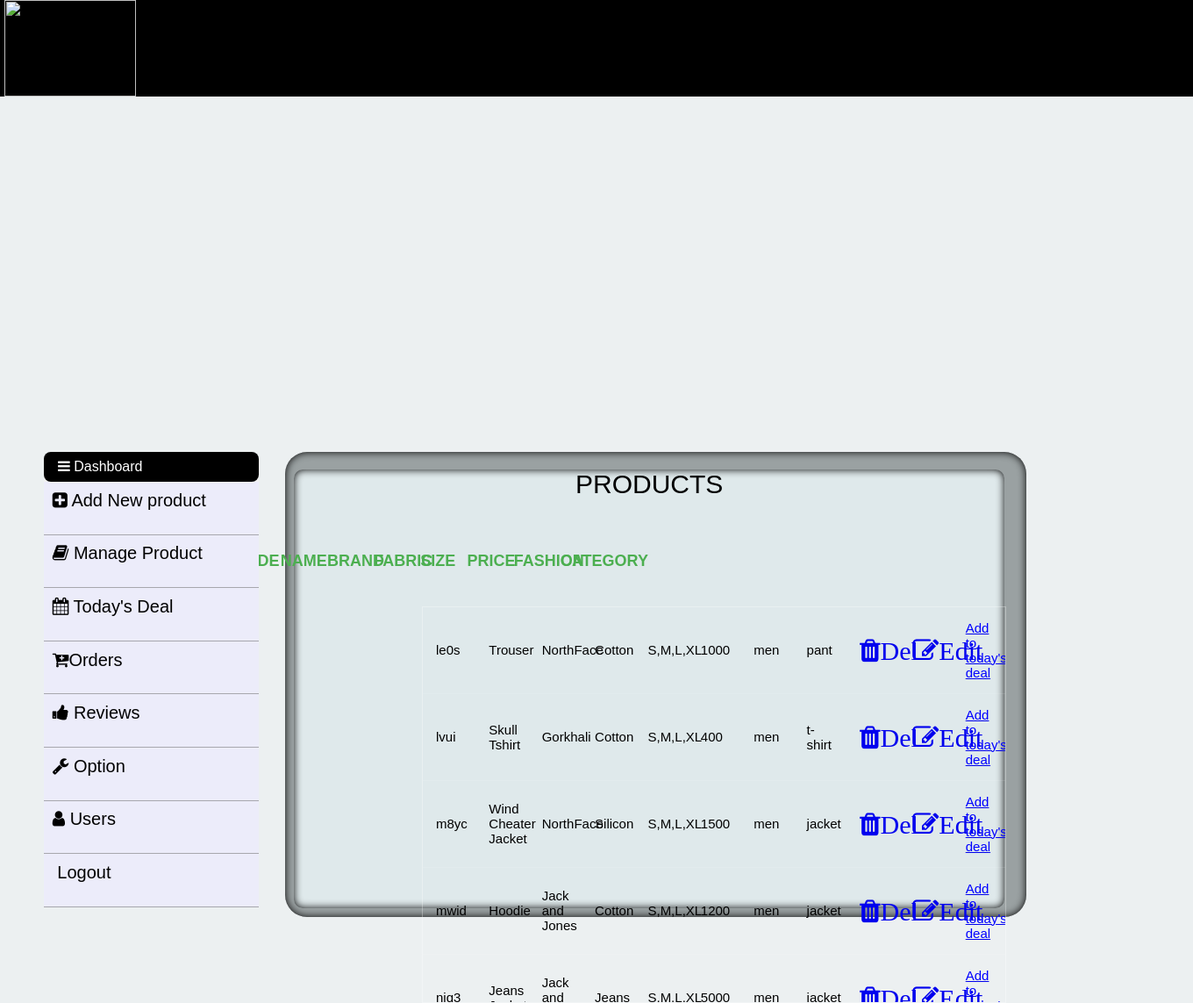
The app's page /adminnew.php with its own data.
### tables this page shows
CREATE TABLE `clothes` (
  `code` varchar(11) NOT NULL,
  `name` varchar(255) NOT NULL,
  `brand` varchar(255) NOT NULL,
  `fabric` varchar(255) NOT NULL,
  `size` varchar(11) NOT NULL,
  `price` varchar(11) NOT NULL,
  `image` varchar(255) NOT NULL,
  `fashion` varchar(100) NOT NULL,
  `category` varchar(100) NOT NULL,
  `cost_price` int(10) DEFAULT NULL
);

### adminnew.php (the view, shortened to what this page needs)
<!DOCTYPE html>
<html>
<head>
    <link rel="stylesheet" href="https://cdnjs.cloudflare.com/ajax/libs/font-awesome/4.7.0/css/font-awesome.min.css">
    <link href="Stylee.css" rel="stylesheet" />
	<link rel="stylesheet" href="https://cdnjs.cloudflare.com/ajax/libs/font-awesome/4.7.0/css/font-awesome.min.css">
	<link rel="stylesheet" type="text/css" href="t.css">
</head>
<body>
    <div class="topnav">
        <div class="logo">
           <img src="tt.png">
        </div>
    </div>
    <section>
        <div class="section1">
            <div>
             <li>   <a class="active" href="#" >  <i class="fa fa-bars"></i> Dashboard</a></li>
            </div>
			<div>
             <li>   <a class="submenu" href="#"><i class="fa fa-plus-square"></i>  Add New product</a></li>
            </div>
            <div>
			<div>
             <li>   <a class="submenu" href="#"> <i class="fa fa-book"></i> Manage Product</a></li>
            </div>
				<div>
				<li>   <a class="submenu" href="#"> <i class="fa fa-calendar"></i> Today's Deal</a></li>
				</div>
				<div>
				<li>   <a class="submenu" href="#"> <i class="fa fa-cart-plus"></i>Orders</a></li>
				</div>
             <li>   <a class="submenu" href="#"> <i class="fa fa-thumbs-up"></i> Reviews</a></li>
            </div>
            <div>
              <li>  <a class="submenu" href="#"> <i class="fa fa-wrench"></i> Option</a></li>
            </div>
            <div>
             <li>   <a class="submenu" href="#"> <i class="fa fa-user"></i> Users</a></li>
            </div>
            <div>
               <li> <a class="submenu" href="#"> <i class="fa fa-log-out"></i> Logout</a></li>
            </div>
        </div>
<div class="content_header">
    <div class="content_main">
        <?php $conn=mysqli_connect("localhost","root","","kings");
	  $sql="SELECT * FROM clothes";
	  $result=mysqli_query($conn,$sql);
	  if(mysqli_num_rows($result)>0)
	  {
       ?>
  <h1>PRODUCTS</h1>
  <div class="tbl-header">
    <table cellpadding="0" cellspacing="0" border="0">
      <thead>
        <tr>
          <th>Code</th>
          <th>Name</th>
          <th>Brand</th>
          <th>Fabric</th>
          <th>Size</th>
		  <th>Price</th>
		  <th>Fashion</th>
		  <th>Category</th>
		    <th></th> <th></th><th></th> <th></th>
        </tr>
      </thead>
    </table>
  </div>
  <div class="tbl-content">
    <table cellpadding="0" cellspacing="0" border="0">
    <?php
	    while($row=mysqli_fetch_assoc($result))
		 {
		   	echo "<tr>";
		   echo "<td>".$row['code']."</td><td>".$row['name']."</td><td>".$row['brand']."</td>";
		   echo "<td>".$row['fabric']."</td><td>".$row['size']."</td><td>".$row['price']."</td>";
		   $pass=$row['code'];
		   echo "<td>".$row['fashion']."</td><td>".$row['category']."</td><td>"."<a href='delete.php?id=$pass'><i class='fa fa-trash' style='font-size: 2em;'>Del</i></a>"."</td>";
		   echo "<td><a href='edit.php?id=$pass'><i class='fa fa-edit' style='font-size: 2em;'>Edit</i></a></td>";
		   echo "<td><a href='deal.php?id=$pass'><p style='color:blue;'>Add to today's deal</p></a></td>";
		   echo "</tr>";
		  }
	   }?>
    </table>
  </div>
    </div>
</div>
</section>
</body>
</html>

### stylee.css (style rules this page uses)
section { display:flex; position:absolute; z-index:4; top: 100px; left:0px; }
.topnav { height: 110px; width: 100%; position: absolute; background-color: black; }
.logo { display: block; width: 1350px; margin: 0 auto; }
.logo img { display: block; width: 150px; height: 110px; right: 50%; }
.section1 { list-style-type: none; margin-top: 15px; padding: 0; width: 260px; height: 280px; background-color: #f1f1f1; border-radius: 10px; z-index: 10; }
li a { display: block; color: #000; padding: 8px 16px; text-decoration: none; }
li a.active { background-color: black; color: white; border-radius: 8px; }
.submenu { background-color:#ececfa; display:block; padding:4% 4%; border-bottom:1px solid #a7a7ad; padding-left:4%; height:40px; font-size:20px; }
.content_header { width: 80%; height:100%; margin-top: 15px; z-index: 4; margin-left: 30px; background-color: #9AA1A2; -moz-box-shadow: inset 0 0 10px #000000; -webkit-box-shadow: inset 0 0 10px #000000; box-shadow: inset 0 0 10px #000000; border-radius: 25px; }
.content_main { width: 810px; height: 500px; border-radius: 25px; margin-top: 20px; margin-right: 10px; margin-left: 10px; background-color: #DFE9EB; border-radius: 10px; -moz-box-shadow: inset 0 0 10px #000000; -webkit-box-shadow: inset 0 0 10px #000000; box-shadow: inset 0 0 10px #000000; margin-bottom:10px; }

### t.css (style rules this page uses)
h1 { font-size: 30px; color: black; text-transform: uppercase; font-weight: 300; text-align: center; margin-bottom: 15px; }
table { width:100%; table-layout: fixed; }
.tbl-header { position: absolute; top: 20%; width: 57%; left: 18%; }
.tbl-content { margin-left: 18%; height:450px; overflow-x:auto; margin-top: 15%; border: 1px solid rgba(255,255,255,0.3); width:82%; }
th { padding: 20px 15px; text-align: left; font-weight: 500; font-size: 18px; color: #4caf50; text-transform: uppercase; font-weight: bold; }
td { padding: 15px; text-align: left; vertical-align:middle; font-weight: 300; font-size: 15px; color:black; border-bottom: solid 1px rgba(255,255,255,0.1); }
body { background: #ECF0F1; font-family: 'Roboto', sans-serif; }
section { margin-left: 50px; top: 500px; }

### records on screen
clothes: code "le0s", name "Trouser", brand "NorthFace", fabric "Cotton", size "S,M,L,XL", price "1000", fashion "men", category "pant"
clothes: code "lvui", name "Skull Tshirt", brand "Gorkhali", fabric "Cotton", size "S,M,L,XL", price "400", fashion "men", category "t-shirt"
clothes: code "m8yc", name "Wind Cheater Jacket", brand "NorthFace", fabric "Silicon", size "S,M,L,XL", price "1500", fashion "men", category "jacket"
clothes: code "mwid", name "Hoodie", brand "Jack and Jones", fabric "Cotton", size "S,M,L,XL", price "1200", fashion "men", category "jacket"
clothes: code "niq3", name "Jeans…", brand "Jack and…", fabric "Jeans", size "S,M,L,XL", price "5000", fashion "men", category "jacket"
